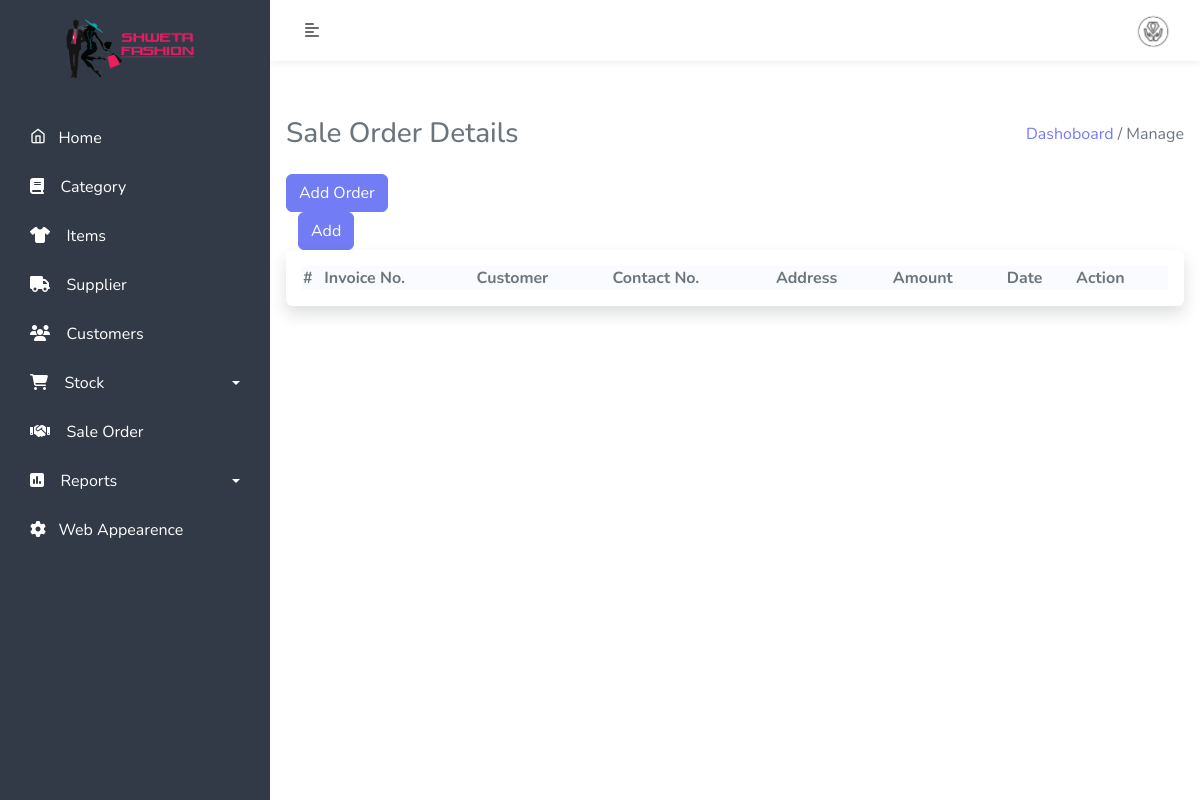
Page /admin/sale-order33.php (signed in) on the earlier database version.
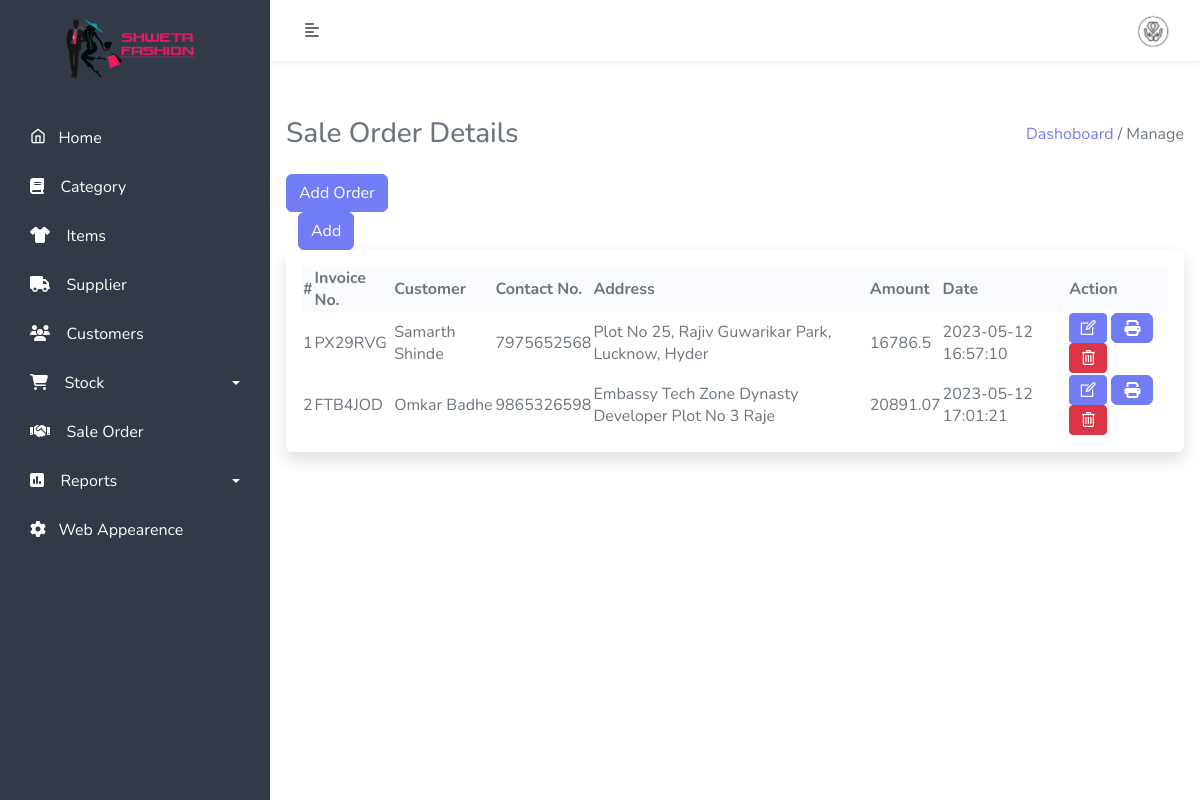
Same page on the later database version.
### tables this page shows
CREATE TABLE `manage_website` (
  `id` int(11) NOT NULL,
  `title` varchar(500) NOT NULL,
  `short_title` varchar(500) NOT NULL,
  `footer` text NOT NULL,
  `currency_symbol` text NOT NULL,
  `login_logo` text NOT NULL,
  `website_logo` varchar(500) NOT NULL,
  `background_login_image` text NOT NULL,
  `pay_qrcode` text NOT NULL,
  `terms` longtext NOT NULL,
  `status` int(11) NOT NULL
);

CREATE TABLE `sale` (
  `saleid` int(10) NOT NULL,
  `invoice_no` varchar(50) NOT NULL,
  `amount` varchar(30) NOT NULL,
  `sale_date` datetime NOT NULL DEFAULT current_timestamp(),
  `cust_id` int(11) NOT NULL,
  `delete_status` int(2) NOT NULL,
  `discount` double(20,2) NOT NULL,
  `gst` double(20,2) NOT NULL
);

CREATE TABLE `customer` (
  `cust_id` int(11) NOT NULL,
  `cust_fname` varchar(50) NOT NULL,
  `cust_lname` varchar(50) NOT NULL,
  `cust_email` varchar(50) NOT NULL,
  `cust_mobile` bigint(10) NOT NULL,
  `cust_add` varchar(50) NOT NULL,
  `cust_city` varchar(50) NOT NULL,
  `cust_state` varchar(50) NOT NULL,
  `cdate` date DEFAULT NULL,
  `delete_status` tinyint(4) NOT NULL
);

### admin/sale-order33.php (the view, shortened to what this page needs)
<link href="https://cdn.jsdelivr.net/npm/select2@4.1.0-rc.0/dist/css/select2.min.css" rel="stylesheet" />
    <?php include('include/sidebar.php');?>
    <?php include('include/header.php');?>
      <div class="content-body mb-5 p-3">
            <div class="row1">
                <div class="col-md-12">
                    <div class="heading mb-4 d-flex align-items-center justify-content-between">
                        <h3 class="mb-0">Sale Order Details </h3>
                        <p class="m-0"><a href="dashboard.php" class="text-primary">Dashoboard </a> <span class="disable">/ Manage </span></p>
                    </div>
                </div>
            </div>
             <div class="card-header">
                                 <a href="add_sale_order.php"><button class="btn btn-primary" type="submit" name=""> Add Order </button></a>
                                               </div>
                    <section>
                        <div class="container">
                    <button type="submit" class="btn btn-primary"data-bs-toggle="modal" data-bs-target="#exampleModal">Add</button>
                        </section>
            <div class="row">
               <div class="col-md-12">
                   <div class="card border-0 shadow">
                        <div class="card-body">
                            <div class="table-responsive">
                            <table id="example" class="display table-bordered" style="width:100%">
                                <thead>
                                    <tr>
                                        <th>#</th>
                                        <th>Invoice No.</th>
                                        <th>Customer</th>
                                        <th>Contact No.</th>
                                        <th>Address</th>
                                        <th>Amount</th>
                                        <th>Date</th>
                                        <th>Action</th>
                                    </tr>
                                </thead>
                                 <tbody>
                                    <?php
                                                         $cnt=1;
  $stmt = $db->prepare("SELECT * from sale INNER JOIN customer ON sale.cust_id=customer.cust_id ;");
                                                                       $stmt->execute();
                                                                       $record = $stmt->fetchAll();
                                                                       foreach ($record as $row)
                                                                         {
                                                                          ?>
                                                        <tr>
                                                            <td><?php echo $cnt;?></td>
                                                            <td><?php  echo $row['invoice_no'];?></td>
                                             <td><?php  echo $row['cust_fname'].' '. $row['cust_lname'];?></td>
                                                           <td><?php  echo $row['cust_mobile'];?></td>
                                                           <td><?php  echo $row['cust_add'];?></td>
                                                            <td><?php  echo $row['amount'];?></td>
                                                            <td><?php  echo $row['sale_date'];?></td>
                                                             <td>
                                    <a href="edit-sale-order.php?soid=<?php echo $row['saleid'];?>" class="btn btn-primary btn-sm "><i class="icon-line-awesome-edit fs-5"></i></a>
                                     <a href="sale-bill.php?saleid=<?php echo $row['saleid'];?>"class="btn btn-primary"><i class="fa fa-print" aria-hidden="true"></i></a>
                                    <a href="app/sale-crud.php?delid=<?php echo $row['saleid'];?>" class="btn btn-danger btn-sm "onclick="return confirm('Do you really want to Delete ?');"><i class="icon-line-awesome-trash-o fs-5"></i></a>
                                    </td>
                                    </tr>
                                    <?php
                                    $cnt++;
                                  } ?>
                                </tbody>
                            </table>
                          </div>
                        </div>
                   </div>
               </div>
            </div>
      </div>
<?php include('include/footer.php');?>

### admin/include/sidebar.php (shortened to what this page needs)
<?php include('../assets/constant/config.php'); ?>
<!doctype html>
<html lang="en">
<head>
    <?php
    $stmt = $db->prepare("SELECT * from manage_website");
    $stmt->execute();
    $result = $stmt->fetchAll();
    foreach ($result as $key) {
    ?>
        <link href="../assets/css/bootstrap.min.css" rel="stylesheet">
        <link href="../assets/css/style.css" rel="stylesheet">
        <link href="../assets/css/select2.css" rel="stylesheet">
        <link href="../assets/css/responsive.css" rel="stylesheet">
        <link href="../assets/css/icons.css" rel="stylesheet">
        <link rel="stylesheet" href="https://cdnjs.cloudflare.com/ajax/libs/font-awesome/6.2.1/css/all.min.css" />
        <link href="../assets/css/datatables/jquery.dataTables.min.css" rel="stylesheet">
        <link href="../assets/css/datatables/buttons.dataTables.min.css" rel="stylesheet">
        <link rel="stylesheet" href="https://cdnjs.cloudflare.com/ajax/libs/font-awesome/6.3.0/css/solid.min.css" />
        <link href="https://cdn.jsdelivr.net/npm/select2@4.1.0-rc.0/dist/css/select2.min.css" rel="stylesheet" />
</head>
<body>
    <div class="wrapper">
        <nav id="sidebar">
            <div class="position">
                <div class="sidebar-header">
                    <a href="dashboard.php"><img src="../assets/img/<?php echo $key['login_logo'] ?>" width="150px"></a>
                </div>
            <?php } ?>
            <ul class="list-unstyled components" id="menu">
                <li class="s-item">
                    <a href="dashboard.php"><i class="icon-feather-home"></i>&nbsp;&nbsp;&nbsp;Home</a>
                </li>
                <li class="s-item">
                    <a href="category.php"><i class="fa fa-book"></i>&nbsp;&nbsp;&nbsp; Category</a>
                </li>
                <li class="s-item">
                    <a href="product.php"><i class="fa-solid fa-shirt"></i>&nbsp;&nbsp;&nbsp; Items</a>
                </li>
                <li class="s-item">
                    <a href="supplier.php"><i class="fa-solid fa-truck"></i>&nbsp;&nbsp;&nbsp; Supplier</a>
                </li>
                <li class="s-item">
                    <a href="customer.php"><i class="nav-icon fas fa-users"></i>&nbsp;&nbsp;&nbsp; Customers</a>
                </li>
                <li class="s-item">
                    <a href="#pageReports2" data-bs-toggle="collapse" aria-bs-expanded="false" class="dropdown-toggle"><i class='fas fa-shopping-cart'></i>&nbsp;&nbsp;&nbsp; Stock</a>
                </li>
                <li class="s-item">
                    <a href="sale-order.php" aria-bs-expanded="false"><i class='fas fa-handshake'></i>&nbsp;&nbsp;&nbsp; Sale Order</a>
                </li>
                <li class="s-item">
                    <a href="#pageReports" data-bs-toggle="collapse" aria-bs-expanded="false" class="dropdown-toggle"><i class="fa-sharp fa-solid fa-square-poll-vertical"></i>&nbsp;&nbsp;&nbsp; Reports</a>
                </li>
                <li class="s-item">
                    <a href="manage_website.php"><i class="fa fa-cog"></i>&nbsp;&nbsp;&nbsp;Web Appearence</a>
                </li>
            </ul>
            </div>
        </nav>

### admin/include/header.php (shortened to what this page needs)
<?php include('../assets/constant/config.php');?>
<?php
$stmt = $db->prepare("SELECT admin_photo,admin_email , admin_fname, admin_lname from admin ");
$stmt->execute();
$record = $stmt->fetchAll();
foreach ($record as $key) {
?>
    <div id="content">
        <nav class="navbar navbar-expand-lg navbar-light ">
            <div class="container-fluid">
                <button type="button" id="sidebarCollapse" class="btn text-sidebar bg-turbo-yellow">
                    <i class="fas fa-align-left"></i>
                </button>
                <div class="collapse navbar-collapse" id="navbarSupportedContent">
                    <div class="dropdown ">
		  <a class="" type="button" data-bs-toggle="dropdown" aria-expanded="false">
		   <img src="../assets/img/<?php echo $key['admin_photo'];?>" width="50px" class="rounded-circle">
		  </a>
		</div>
                     <?php } ?>
                </div>
            </div>
        </nav>

### admin/include/footer.php (shortened to what this page needs)
</div>
</div>
</body>
</html>

### assets/css/style.css (style rules this page uses)
body { font-family:'Nunito', sans-serif; color: #6c757d; }
a, a:hover, a:focus { color: inherit; text-decoration: none; transition: all 0.3s; }
.btn-primary { background-color: #727cf5; border-color: #727cf5; }
.text-primary { color: #727cf5 !important; }
.navbar { padding: 5px 10px; background: #fff; border: none; border-radius: 0px; margin-bottom: 40px; box-shadow: 0px 0px 9px rgb(0 0 0 / 10%); }
.text-sidebar { color: #6b6b6b; }
.wrapper { display: flex; width: 100%; align-items: stretch; }
#sidebar .position { position: fixed; min-width: 270px; max-width: 250px; }
#sidebar { min-width: 270px; max-width: 250px; background: #313a46; color: #272e48; transition: all 0.3s; z-index: 2; }
#sidebar .sidebar-header { padding: 12px; background: #313a46; text-align: center; }
#sidebar ul.components { padding: 20px 0; overflow-y: scroll; height: 100vh; }
#sidebar ul li a { padding: 10px 10px 10px 30px; font-size: 1em; display: block; margin-bottom: 5px; border-radius: 0 20px 20px 0; margin-right: 10px; color: #fff; }
a[data-bs-toggle=collapse] { position: relative; }
.dropdown-toggle::after { display: block; position: absolute; top: 50%; right: 20px; transform: translateY(-50%); }
#content { width: 100%; min-height: 100vh; transition: all 0.3s; }
tbody, td, tfoot, th, thead, tr { border:0; }
thead { background: #FAFBFE; }

Differences in the rows shown:
added sale: invoice_no "PX29RVG", cust.cust_fname "Samarth", cust.cust_lname "Shinde", cust.cust_mobile "7975652568", cust.cust_add "Plot No 25, Rajiv Guwarikar Park, Lucknow, Hyder", amount "16786.5", sale_date "2023-05-12 16:57:10"
added sale: invoice_no "FTB4JOD", cust.cust_fname "Omkar", cust.cust_lname "Badhe", cust.cust_mobile "9865326598", cust.cust_add "Embassy Tech Zone Dynasty Developer Plot No 3 Raje", amount "20891.07", sale_date "2023-05-12 17:01:21"
